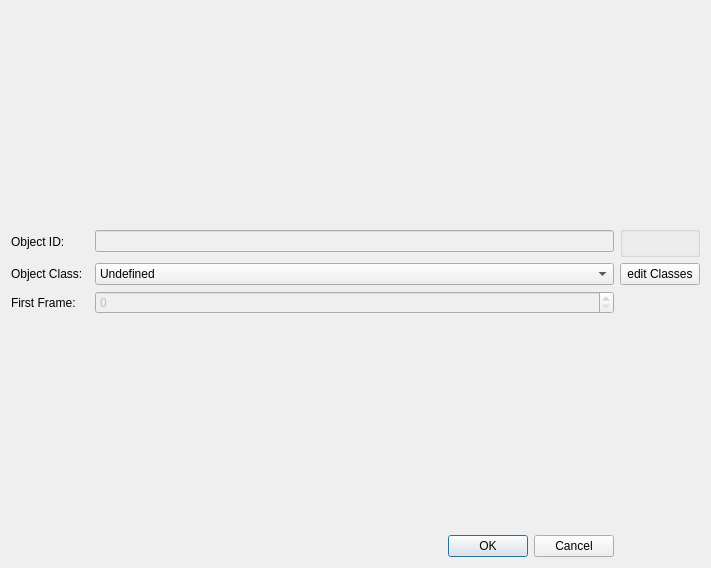
<?xml version="1.0" encoding="UTF-8"?>
<ui version="4.0">
 <class>EditObjectDialog</class>
 <widget class="QDialog" name="EditObjectDialog">
  <property name="geometry">
   <rect>
    <x>0</x>
    <y>0</y>
    <width>711</width>
    <height>568</height>
   </rect>
  </property>
  <property name="windowTitle">
   <string>Edit Object</string>
  </property>
  <layout class="QGridLayout" name="gridLayout">
   <item row="3" column="0">
    <widget class="QLabel" name="label_3">
     <property name="text">
      <string>First Frame:</string>
     </property>
    </widget>
   </item>
   <item row="2" column="2">
    <widget class="QComboBox" name="objectClassComboBox">
     <item>
      <property name="text">
       <string>Undefined</string>
      </property>
     </item>
    </widget>
   </item>
   <item row="4" column="0">
    <spacer name="verticalSpacer">
     <property name="orientation">
      <enum>Qt::Vertical</enum>
     </property>
     <property name="sizeHint" stdset="0">
      <size>
       <width>20</width>
       <height>40</height>
      </size>
     </property>
    </spacer>
   </item>
   <item row="3" column="2">
    <widget class="QSpinBox" name="frameSpinBox">
     <property name="enabled">
      <bool>false</bool>
     </property>
     <property name="maximum">
      <number>9999999</number>
     </property>
    </widget>
   </item>
   <item row="2" column="3">
    <widget class="QPushButton" name="editClassesButton">
     <property name="text">
      <string>edit Classes</string>
     </property>
    </widget>
   </item>
   <item row="0" column="0">
    <spacer name="verticalSpacer_2">
     <property name="orientation">
      <enum>Qt::Vertical</enum>
     </property>
     <property name="sizeHint" stdset="0">
      <size>
       <width>20</width>
       <height>40</height>
      </size>
     </property>
    </spacer>
   </item>
   <item row="1" column="3">
    <widget class="QGroupBox" name="groupBox">
     <property name="sizePolicy">
      <sizepolicy hsizetype="Minimum" vsizetype="Minimum">
       <horstretch>0</horstretch>
       <verstretch>0</verstretch>
      </sizepolicy>
     </property>
     <property name="title">
      <string/>
     </property>
     <property name="flat">
      <bool>true</bool>
     </property>
     <layout class="QVBoxLayout" name="verticalLayout">
      <property name="topMargin">
       <number>0</number>
      </property>
      <property name="bottomMargin">
       <number>0</number>
      </property>
     </layout>
    </widget>
   </item>
   <item row="1" column="2">
    <widget class="QLineEdit" name="objectIdLineEdit">
     <property name="enabled">
      <bool>false</bool>
     </property>
    </widget>
   </item>
   <item row="5" column="0" colspan="3">
    <widget class="QDialogButtonBox" name="buttonBox">
     <property name="orientation">
      <enum>Qt::Horizontal</enum>
     </property>
     <property name="standardButtons">
      <set>QDialogButtonBox::Cancel|QDialogButtonBox::Ok</set>
     </property>
    </widget>
   </item>
   <item row="1" column="0">
    <widget class="QLabel" name="label_4">
     <property name="text">
      <string>Object ID:</string>
     </property>
    </widget>
   </item>
   <item row="2" column="0">
    <widget class="QLabel" name="label_2">
     <property name="text">
      <string>Object Class:</string>
     </property>
    </widget>
   </item>
  </layout>
 </widget>
 <resources/>
 <connections>
  <connection>
   <sender>buttonBox</sender>
   <signal>accepted()</signal>
   <receiver>EditObjectDialog</receiver>
   <slot>accept()</slot>
   <hints>
    <hint type="sourcelabel">
     <x>248</x>
     <y>254</y>
    </hint>
    <hint type="destinationlabel">
     <x>157</x>
     <y>274</y>
    </hint>
   </hints>
  </connection>
  <connection>
   <sender>buttonBox</sender>
   <signal>rejected()</signal>
   <receiver>EditObjectDialog</receiver>
   <slot>reject()</slot>
   <hints>
    <hint type="sourcelabel">
     <x>316</x>
     <y>260</y>
    </hint>
    <hint type="destinationlabel">
     <x>286</x>
     <y>274</y>
    </hint>
   </hints>
  </connection>
 </connections>
</ui>
